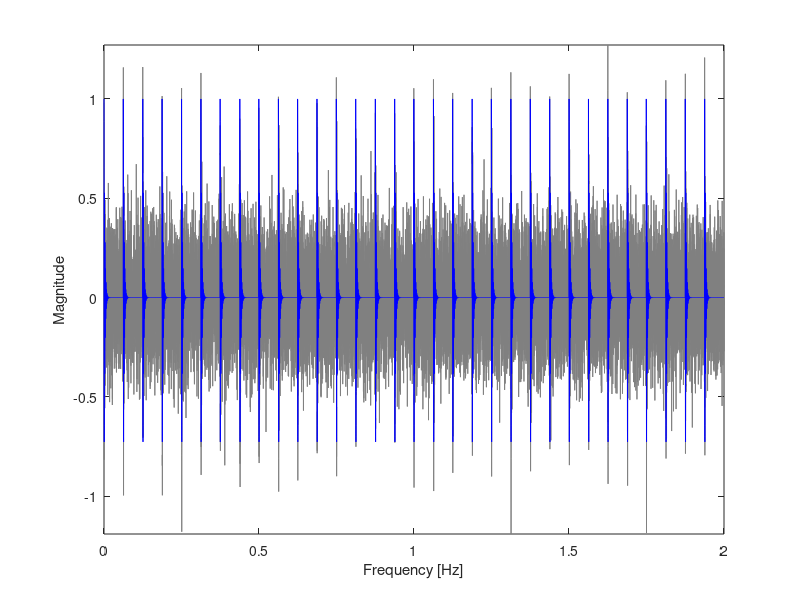
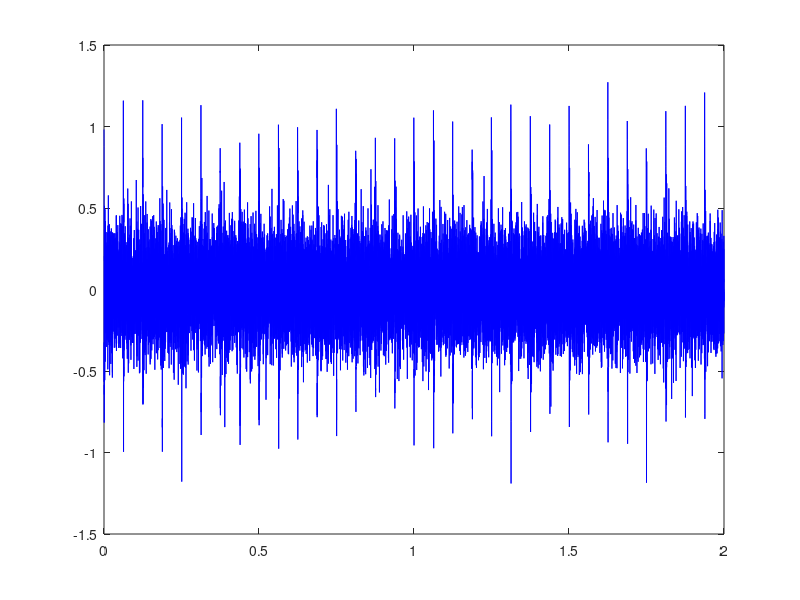

MATLAB code for these plots, in order: (Note: this script raises an error after producing the figures.)
%% multi-index 
% ks=kurtosis(y)/skewness(y); %峭度偏斜度比
% peakingfactor(y)%峰值因子
% sparsity(y)%稀疏度

%% clear
clear
clc
close all
%% Two fault modes with common resonant frequency
fr1=3;  % convolution freq.
a1=1;    % amplitude for sig1;
fn1=625; % resonant freq.
zeta=400; % decaying rate
T1=1/16;  % fault frequency for sig1;
fs=10000;  % sampling freq.

% Generating the signal
t1=0:1/fs:T1;
sig_1=(a1*exp(-zeta*t1).*cos(2*pi*fn1*t1));  % single impulse

t=0:1/fs:2;
sig0=zeros(size(t));
for i=1:fix(t(end)/T1)
    if i==1 || i==fix(t(end)/T1)
        inde=max(find(t<=T1*(i-1)));
    else
        inde=max(find(t<=T1*(i-1)+(rand(1)-0.5)*2*1/100*T1));
%         inde=max(find(t<=T1*(i-1)+dd(mod(round(rand(1)*10),3)+1)*13/100*T1));
%         inde=max(find(t<=T1*(i-1)+dd(randperm(3,1))*0.75/100*T1));
    end
    sig0(inde:inde+length(sig_1)-1)=sig_1;
end
% sig1=(cos(2*pi*fr1*t)+1).*sig0;  % fault signal 1
sig1=sig0;
sig=awgn(sig1,-5,'measured');
% figure,plot(t,sig,'b')
figure,plot(t,sig,'color',0.5*[1 1 1])
hold on
plot(t,sig1,'b-')
axis tight
xlim([0 2])
xlabel('time [s]'),ylabel('Amplitude')
% frequency analysis
pp=abs(fft(sig))/length(sig)*2;
pp(1)=0;
ff=(0:length(pp)-1)/length(pp)*fs;
n1=floor(length(pp)/2);
%figure,plot(ff(1:n1),pp(1:n1),'b')
% xlim([400 1000])
xlabel('Frequency [Hz]'),ylabel('Magnitude')
y=sig;
y=y(1:20000);
soft = @(x, T) max(1 - T./abs(x), 0) .* x;

%% signal parameters
fs=10000;  % sampling freq.
t=(0:length(y)-1)/fs;
figure,plot(t,y,'b')




%% multi-index matrix TQWT (only Q inter)
gamma=0.85;
matrix=zeros();
Q_range = 1:1:8;               
r=3;
ka=0.3;
N=200;
for i=1:length(Q_range)
        Q=Q_range(i);
        J=min(computeJmax(N,Q,r),10);
        [w,~]=TQWT_SR_GMC_penalty_fun(y,Q,r,J,gamma,ka,0);
        y_GMC = itqwt(w,Q,r,length(y));
        matrix(1,i)=kurtSkew(y_GMC);
        matrix(2,i)=peakingfactor(y_GMC);
        matrix(3,i)=sparsity(y_GMC);
end

%% matrix normalize （only Q）
[Fj,findloc] = chooseband(matrix);
Q_choose=Q_range(findloc);

%% TQWT sparse representation
[x,v]=TQWT_SR_GMC_penalty_fun(y,Q_choose,r,J,gamma,ka,0);
y_GMC = itqwt(x,Q_choose,r,length(y));
figure,plot(t,y_GMC)
xlim([0,0.4])
figure,plot(t,sig1(1:length(y)),t,y_GMC,'r--')
legend('故障特征信号','去噪信号')
xlabel('时间[s]'),ylabel('幅值')

figure,plot(t,sig1(1:length(y)),t,y_GMC,'r--')
xlim([0.1,0.15])
legend('故障特征成分','小波基函数')
xlabel('时间[s]'),ylabel('幅值')
set(gca,'xticklabel',[]),set(gca,'yticklabel',[])
% figure,plot(t,y_GMC)
% xlabel('时间[s]'),ylabel('幅值')
% xlim([0,1])
xlim([4000,6000])
xlabel('采样时间')
ylabel('幅值')
set(gca,'xticklabel',[]),set(gca,'yticklabel',[])
title('Q=1,r=3')


figure,plot(sig_1)
xlabel('时间[s]')
ylabel('幅值')
xlim([0,300])


blp=abs(fft(abs(hilbert(y_GMC))))/length(y_GMC)*2;
figure,plot(blp)

blp(1)=0;
pl=(0:length(y_GMC)-1)/length(y_GMC)*fs;
figure,plot(pl(1:round(length(y_GMC)/2)),blp(1:round(length(y_GMC)/2)))
xlabel('频率 [Hz]'),ylabel('幅值')
xlim([0,350])





    
